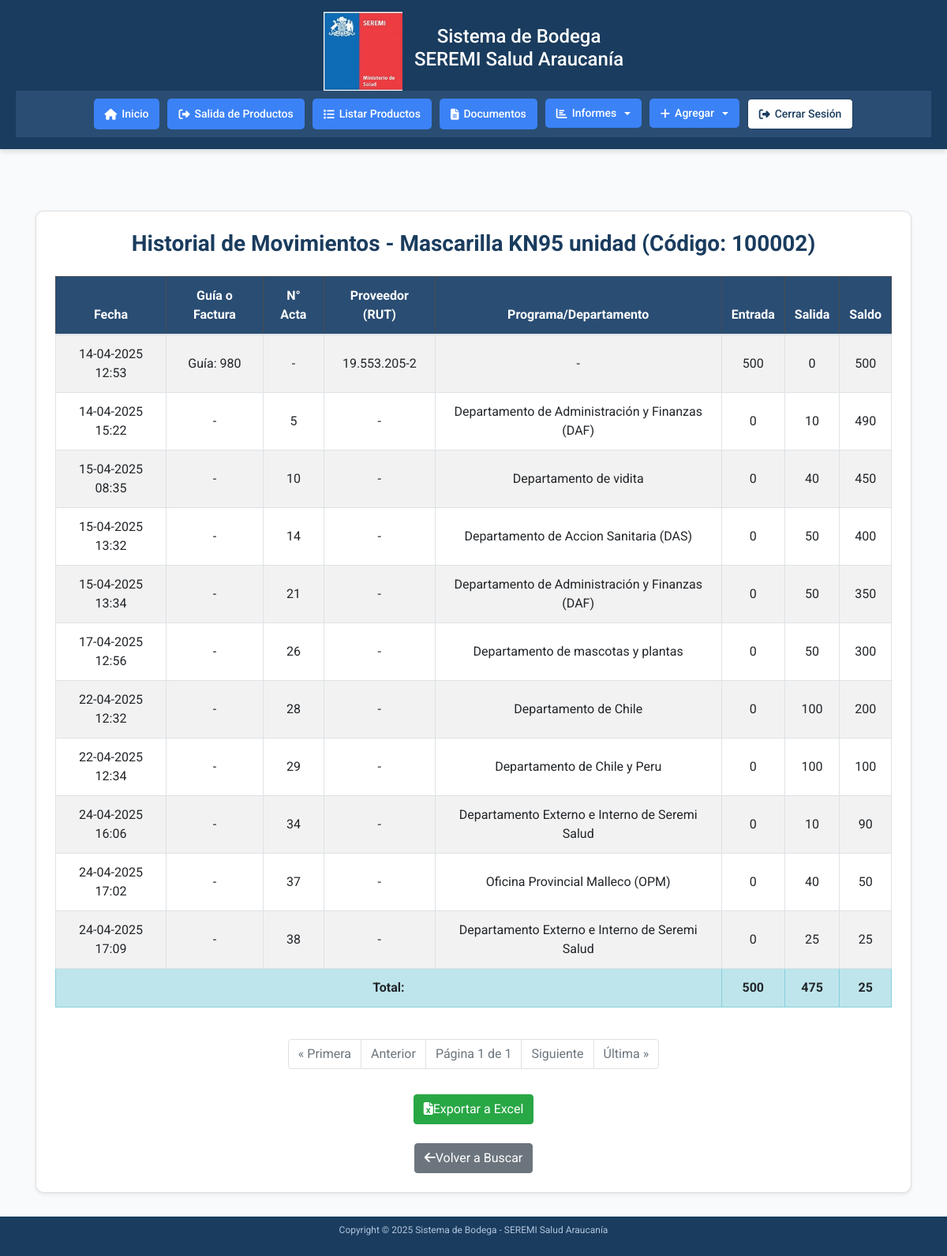
The app's page /accounts/bincard/historial/100002/ (signed in) with its own data.
### accounts/models.py (models this page shows, shortened)
class Producto(models.Model):
    CATEGORIAS = [
        ('Insumos de Aseo', 'Insumos de Aseo'),
        ('Insumos de Escritorio', 'Insumos de Escritorio'),
        ('EPP', 'EPP'),
        ('Emergencias y Desastres', 'Emergencias y Desastres'),
        ('Folletería', 'Folletería'),
        ('Otros', 'Otros'),
    ]
    codigo_barra = models.CharField(max_length=50, unique=True)
    descripcion = models.CharField(max_length=200)
    stock = models.IntegerField(default=0, db_index=True)
    categoria = models.CharField(max_length=100, choices=CATEGORIAS, blank=True)
    rut_proveedor = models.CharField(max_length=12, blank=True)
    guia_despacho = models.CharField(max_length=50, blank=True)
    numero_factura = models.CharField(max_length=50, blank=True)
    orden_compra = models.CharField(max_length=50, blank=True)
    class Meta:
        indexes = [models.Index(fields=['stock'], name='idx_producto_stock')]

class Transaccion(models.Model):
    TIPO_CHOICES = [('entrada', 'Entrada'), ('salida', 'Salida')]
    producto = models.ForeignKey(Producto, on_delete=models.CASCADE)
    tipo = models.CharField(max_length=10, choices=TIPO_CHOICES)
    cantidad = models.IntegerField()
    fecha = models.DateTimeField(auto_now_add=True)
    rut_proveedor = models.CharField(max_length=12, blank=True)
    guia_despacho = models.CharField(max_length=50, blank=True)
    numero_factura = models.CharField(max_length=50, blank=True)
    orden_compra = models.CharField(max_length=50, blank=True)
    observacion = models.TextField(blank=True, null=True)
    acta_entrega = models.ForeignKey('ActaEntrega', on_delete=models.SET_NULL, null=True, blank=True)

class ActaEntrega(models.Model):
    numero_acta = models.IntegerField()
    departamento = models.CharField(max_length=100)
    responsable = models.ForeignKey(
        'Responsable',
        on_delete=models.SET_NULL,
        null=True,
        related_name='actas_responsable',
        verbose_name="Responsable"
    )
    fecha = models.DateTimeField(auto_now_add=True)
    producto = models.ForeignKey(Producto, on_delete=models.CASCADE)
    cantidad = models.IntegerField()
    generador = models.ForeignKey(
        CustomUser,
        on_delete=models.SET_NULL,
        null=True,
        related_name='actas_generadas',
        verbose_name="Generador"
    )
    numero_siscom = models.CharField(max_length=50, blank=True, null=True)
    observacion = models.TextField(blank=True, null=True)
    class Meta:
        unique_together = ('numero_acta', 'producto')

### accounts/views.py (the view, shortened to what this page needs)
# urls.py: path('bincard/historial/<str:codigo_barra>/', views.bincard_historial, name='bincard-historial'),  # Ver historial de transacciones de un producto
@login_required
def bincard_historial(request, codigo_barra):
    limpiar_sesion_productos_salida(request)
    if not codigo_barra.isdigit():
        messages.error(request, 'El código de barra debe contener solo números.')
        return redirect('bincard-buscar')
    try:
        producto = Producto.objects.get(codigo_barra=codigo_barra)
    except Producto.DoesNotExist:
        messages.error(request, 'Producto no encontrado.')
        return redirect('bincard-buscar')
    transacciones = Transaccion.objects.filter(producto=producto).order_by('fecha')
    actas = ActaEntrega.objects.filter(producto=producto).order_by('fecha')
    eventos = []
    for transaccion in transacciones.filter(tipo='entrada'):
        guia_o_factura = transaccion.guia_despacho or transaccion.numero_factura or "-"
        if transaccion.guia_despacho:
            guia_o_factura = f"Guía: {transaccion.guia_despacho}"
        elif transaccion.numero_factura:
            guia_o_factura = f"Factura: {transaccion.numero_factura}"
        eventos.append({
            'tipo': 'entrada',
            'fecha': transaccion.fecha or datetime.now(pytz.UTC),
            'guia_o_factura': guia_o_factura,
            'numero_acta': None,
            'rut_proveedor': transaccion.rut_proveedor or '-',
            'departamento': None,
            'entrada': transaccion.cantidad,
            'salida': 0,
        })
    for transaccion in transacciones.filter(tipo='salida'):
        if transaccion.acta_entrega:
            eventos.append({
                'tipo': 'salida',
                'fecha': transaccion.fecha or transaccion.acta_entrega.fecha or datetime.now(pytz.UTC),
                'guia_o_factura': "-",
                'numero_acta': transaccion.acta_entrega.numero_acta,
                'rut_proveedor': None,
                'departamento': transaccion.acta_entrega.departamento,
                'entrada': 0,
                'salida': transaccion.cantidad,
            })
    eventos.sort(key=lambda x: x['fecha'] or datetime.now(pytz.UTC))
    saldo = 0
    movimientos = []
    for evento in eventos:
        if evento['tipo'] == 'entrada':
            saldo += evento['entrada']
        else:
            saldo -= evento['salida']
        if saldo < 0:
            messages.error(request, f'Error: El saldo no puede ser negativo en la fecha {evento["fecha"]}. Contacte al administrador.')
            return redirect('bincard-buscar')
        evento['saldo'] = saldo
        movimientos.append(evento)
    total_entradas = sum(m['entrada'] for m in movimientos)
    total_salidas = sum(m['salida'] for m in movimientos)
    if saldo != producto.stock:
        messages.warning(request, f'Advertencia: El saldo calculado ({saldo}) no coincide con el stock actual del producto ({producto.stock}).')
        producto.stock = saldo
        producto.save()
        messages.info(request, f'El stock del producto ha sido corregido a {saldo} para que coincida con el saldo calculado.')
    page_obj = paginar_resultados(request, movimientos)
    return render(request, 'accounts/bincard_historial.html', {
        'producto': producto,
        'page_obj': page_obj,
        'total_entradas': total_entradas,
        'total_salidas': total_salidas,
    })

### accounts/auth_backend.py (called while the page is built)
    def get_user(self, user_id):
        UserModel = get_user_model()
        try:
            return UserModel.objects.get(pk=user_id)
        except UserModel.DoesNotExist:
            return None

### accounts/views.py (called while the page is built)
def limpiar_sesion_productos_salida(request):
    if 'productos_salida' in request.session:
        del request.session['productos_salida']

def paginar_resultados(request, objetos, items_por_pagina=20):
    paginator = Paginator(objetos, items_por_pagina)
    page = request.GET.get('page')
    try:
        page_obj = paginator.page(page)
    except PageNotAnInteger:
        page_obj = paginator.page(1)
    except EmptyPage:
        page_obj = paginator.page(paginator.num_pages)
    return page_obj

### accounts/templates/accounts/bincard_historial.html (shortened to what this page needs)
{% extends 'accounts/home.html' %}
{% load static %}
{% block content %}
<div class="container mt-5">
    <div class="card shadow-sm p-4">
        <h2 class="text-center mb-4">Historial de Movimientos - {{ producto.descripcion }} (Código: {{ producto.codigo_barra }})</h2>
        {% if page_obj %}
            <div class="table-responsive">
                <table class="table table-bordered table-striped">
                    <thead class="table-dark">
                        <tr>
                            <th>Fecha</th>
                            <th>Guía o Factura</th>
                            <th>N° Acta</th>
                            <th>Proveedor (RUT)</th>
                            <th>Programa/Departamento</th>
                            <th>Entrada</th>
                            <th>Salida</th>
                            <th>Saldo</th>
                        </tr>
                    </thead>
                    <tbody>
                        {% for movimiento in page_obj %}
                            <tr>
                                <td>{{ movimiento.fecha|date:"d-m-Y H:i" }}</td>
                                <td>{{ movimiento.guia_o_factura }}</td>
                                <td>{{ movimiento.numero_acta|default:"-" }}</td>
                                <td>{{ movimiento.rut_proveedor|default:"-" }}</td>
                                <td>{{ movimiento.departamento|default:"-" }}</td>
                                <td>{{ movimiento.entrada|default:"0" }}</td>
                                <td>{{ movimiento.salida|default:"0" }}</td>
                                <td>{{ movimiento.saldo }}</td>
                            </tr>
                        {% empty %}
                            <tr>
                                <td colspan="8" class="text-center">No se encontraron movimientos para este producto.</td>
                            </tr>
                        {% endfor %}
                    </tbody>
                    <tfoot>
                        <tr class="table-info">
                            <td colspan="5" class="text-end"><strong>Total:</strong></td>
                            <td><strong>{{ total_entradas }}</strong></td>
                            <td><strong>{{ total_salidas }}</strong></td>
                            <td><strong>{{ producto.stock }}</strong></td>
                        </tr>
                    </tfoot>
                </table>
            </div>
            <nav aria-label="Paginación de movimientos">
                <ul class="pagination justify-content-center mt-4">
                    {% if page_obj.has_previous %}
                        <li class="page-item"><a class="page-link" href="?page=1">« Primera</a></li>
                        <li class="page-item"><a class="page-link" href="?page={{ page_obj.previous_page_number }}">Anterior</a></li>
                    {% else %}
                        <li class="page-item disabled"><span class="page-link">« Primera</span></li>
                        <li class="page-item disabled"><span class="page-link">Anterior</span></li>
                    {% endif %}
                    <li class="page-item disabled"><span class="page-link">Página {{ page_obj.number }} de {{ page_obj.paginator.num_pages }}</span></li>
                    {% if page_obj.has_next %}
                        <li class="page-item"><a class="page-link" href="?page={{ page_obj.next_page_number }}">Siguiente</a></li>
                        <li class="page-item"><a class="page-link" href="?page={{ page_obj.paginator.num_pages }}">Última »</a></li>
                    {% else %}
                        <li class="page-item disabled"><span class="page-link">Siguiente</span></li>
                        <li class="page-item disabled"><span class="page-link">Última »</span></li>
                    {% endif %}
                </ul>
            </nav>
            <form method="POST" action="{% url 'bincard-historial' producto.codigo_barra %}" class="text-center mt-3">
                <button type="submit" name="exportar_excel" class="btn btn-success">
                    <i class="fas fa-file-excel me-2"></i>Exportar a Excel
                </button>
            </form>
        {% else %}
            <div class="alert alert-info text-center">No se encontraron movimientos para este producto.</div>
        {% endif %}
        <div class="text-center mt-4">
            <a href="{% url 'bincard-buscar' %}" class="btn btn-secondary">
                <i class="fas fa-arrow-left me-2"></i>Volver a Buscar
            </a>
        </div>
    </div>
</div>
{% endblock %}

### accounts/templates/accounts/home.html (style rules this page uses)
* { margin: 0; padding: 0; box-sizing: border-box; font-family: 'Roboto', Arial, sans-serif; }
body { background-color: #f8fafc; display: flex; flex-direction: column; min-height: 100vh; }
nav { display: flex; justify-content: center; gap: 10px; flex-wrap: wrap; }
main .container { width: 100%; padding: 0 15px; box-sizing: border-box; }
main h2 { color: #1a3c5e; font-size: 28px; font-weight: 700; margin-bottom: 10px; }

### accounts/templates/accounts/bincard_historial.html (style rules this page uses)
.card { border-radius: 10px; background-color: white; }
h2 { color: #1a3c5e; font-size: 28px; font-weight: 700; }
.table th, .table td { vertical-align: middle; text-align: center; }
.table-dark { background-color: #2a4d73; color: white; }
.table-info { background-color: #e7f3ff; }
.btn-success { background-color: #28a745; border-color: #28a745; }
.btn-secondary { background-color: #6c757d; border-color: #6c757d; }

### records on screen
Producto: descripcion "Mascarilla KN95 unidad", codigo_barra "100002", stock "25"
Transaccion: fecha "14-04-2025 12:53", rut_proveedor "19.553.205-2"
Transaccion: fecha "14-04-2025 15:22"
ActaEntrega: departamento "Departamento de Administración y Finanzas (DAF)"
Transaccion: fecha "15-04-2025 08:35"
ActaEntrega: departamento "Departamento de vidita"
Transaccion: fecha "15-04-2025 13:32"
ActaEntrega: departamento "Departamento de Accion Sanitaria (DAS)"
Transaccion: fecha "15-04-2025 13:34"
ActaEntrega: departamento "Departamento de Administración y Finanzas (DAF)"
Transaccion: fecha "17-04-2025 12:56"
ActaEntrega: departamento "Departamento de mascotas y plantas"
Transaccion: fecha "22-04-2025 12:32"
ActaEntrega: departamento "Departamento de Chile"
Transaccion: fecha "22-04-2025 12:34"
ActaEntrega: departamento "Departamento de Chile y Peru"
Transaccion: fecha "24-04-2025 16:06"
ActaEntrega: departamento "Departamento Externo e Interno de Seremi Salud"
Transaccion: fecha "24-04-2025 17:02"
ActaEntrega: departamento "Oficina Provincial Malleco (OPM)"
Transaccion: fecha "24-04-2025 17:09"
ActaEntrega: departamento "Departamento Externo e Interno de Seremi Salud"

### other values on screen
{{ movimiento.guia_o_factura }} "Guía: 980" "-" "-" "-" "-" "-" "-" "-" "-" "-" "-"
{{ movimiento.numero_acta|default:"-" }} "-" "5" "10" "14" "21" "26" "28" "29" "34" "37" "38"
{{ movimiento.departamento|default:"-" }} "-"
{{ movimiento.entrada|default:"0" }} "500" "0" "0" "0" "0" "0" "0" "0" "0" "0" "0"
{{ movimiento.salida|default:"0" }} "0" "10" "40" "50" "50" "50" "100" "100" "10" "40" "25"
{{ movimiento.saldo }} "500" "490" "450" "400" "350" "300" "200" "100" "90" "50" "25"
{{ movimiento.rut_proveedor|default:"-" }} "-" "-" "-" "-" "-" "-" "-" "-" "-" "-"
{{ total_entradas }} "500"
{{ total_salidas }} "475"
{{ page_obj.number }} "1"
{{ page_obj.paginator.num_pages }} "1"
